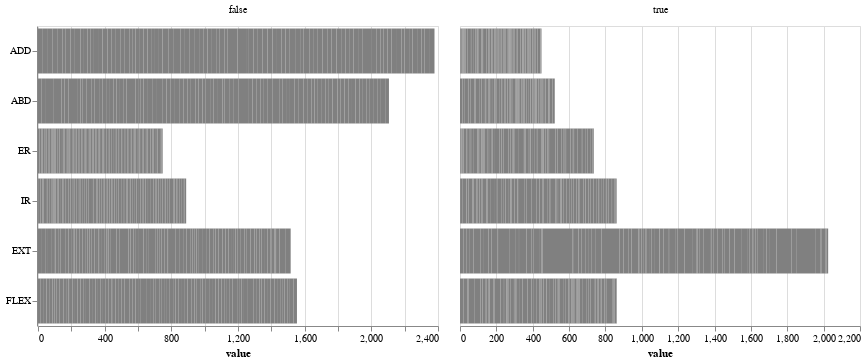

The code cell stored with this chart in its notebook:
### Code cell
test_cols = ["ADD", "ABD", "ER", "IR", "EXT", "FLEX"]

X_plot_data = X_augmented.melt().assign(
    imb=lambda x: x["variable"].str[:3] == "imb",
    variable=lambda x: x["variable"].str.replace("imb. ", ""),
)

alt.Chart().mark_bar(color="grey").encode(
    alt.X("value"), alt.Y("variable", title=None, scale=alt.Scale(domain=test_cols))
).facet(data=X_plot_data, column=alt.Column("imb", title=None)).resolve_scale(
    x="independent"
)

### Figure 1 — Vega-Lite specification as saved in the notebook (floating-point values rounded to 4 significant figures; data arrays with more than 128 entries replaced by an {"elided": "..."} marker saying what was removed)
{"$schema": "https://vega.github.io/schema/vega-lite/v2.6.0.json", "config": {"view": {"height": 300, "width": 400}}, "data": {"name": "data-15789b92fdc42668c229d2f58c4be0a2"}, "datasets": {"data-15789b92fdc42668c229d2f58c4be0a2": {"elided": "1092 records"}}, "facet": {"column": {"field": "imb", "title": null, "type": "nominal"}}, "resolve": {"scale": {"x": "independent", "y": "shared"}}, "spec": {"encoding": {"x": {"field": "value", "type": "quantitative"}, "y": {"field": "variable", "scale": {"domain": ["ADD", "ABD", "ER", "IR", "EXT", "FLEX"]}, "title": null, "type": "nominal"}}, "mark": {"color": "grey", "type": "bar"}}}
